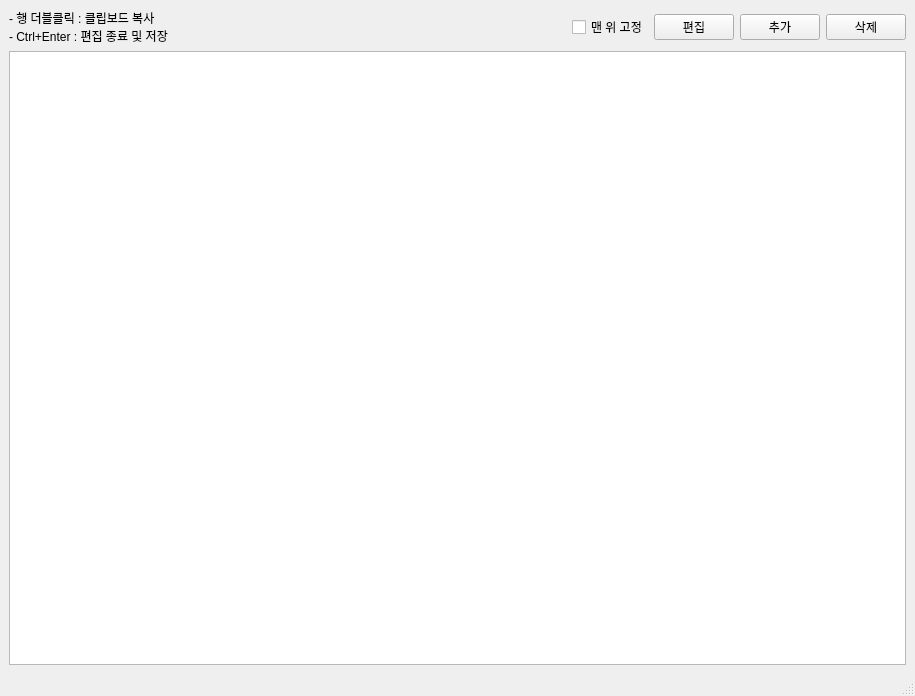
<?xml version="1.0" encoding="UTF-8"?>
<ui version="4.0">
 <class>View</class>
 <widget class="QMainWindow" name="View">
  <property name="geometry">
   <rect>
    <x>0</x>
    <y>0</y>
    <width>915</width>
    <height>696</height>
   </rect>
  </property>
  <property name="sizePolicy">
   <sizepolicy hsizetype="Expanding" vsizetype="Expanding">
    <horstretch>0</horstretch>
    <verstretch>0</verstretch>
   </sizepolicy>
  </property>
  <property name="minimumSize">
   <size>
    <width>0</width>
    <height>0</height>
   </size>
  </property>
  <property name="focusPolicy">
   <enum>Qt::FocusPolicy::NoFocus</enum>
  </property>
  <property name="windowTitle">
   <string>View</string>
  </property>
  <widget class="QWidget" name="centralwidget">
   <property name="sizePolicy">
    <sizepolicy hsizetype="Expanding" vsizetype="Expanding">
     <horstretch>0</horstretch>
     <verstretch>0</verstretch>
    </sizepolicy>
   </property>
   <layout class="QVBoxLayout" name="verticalLayout">
    <item>
     <layout class="QHBoxLayout" name="horizontalLayout_2">
      <item>
       <widget class="QLabel" name="label">
        <property name="text">
         <string>- 행 더블클릭 : 클립보드 복사
- Ctrl+Enter : 편집 종료 및 저장</string>
        </property>
       </widget>
      </item>
      <item>
       <spacer name="horizontalSpacer">
        <property name="orientation">
         <enum>Qt::Orientation::Horizontal</enum>
        </property>
        <property name="sizeHint" stdset="0">
         <size>
          <width>40</width>
          <height>20</height>
         </size>
        </property>
       </spacer>
      </item>
      <item>
       <widget class="QCheckBox" name="chk_top">
        <property name="text">
         <string>맨 위 고정</string>
        </property>
       </widget>
      </item>
      <item>
       <layout class="QHBoxLayout" name="horizontalLayout">
        <property name="sizeConstraint">
         <enum>QLayout::SizeConstraint::SetDefaultConstraint</enum>
        </property>
        <item>
         <widget class="QPushButton" name="btn_editList">
          <property name="minimumSize">
           <size>
            <width>0</width>
            <height>0</height>
           </size>
          </property>
          <property name="text">
           <string>편집</string>
          </property>
         </widget>
        </item>
        <item>
         <widget class="QPushButton" name="btn_insertList">
          <property name="text">
           <string>추가</string>
          </property>
         </widget>
        </item>
        <item>
         <widget class="QPushButton" name="btn_deleteList">
          <property name="text">
           <string>삭제</string>
          </property>
         </widget>
        </item>
       </layout>
      </item>
     </layout>
    </item>
    <item>
     <widget class="QListWidget" name="grd_list">
      <property name="enabled">
       <bool>true</bool>
      </property>
      <property name="sizePolicy">
       <sizepolicy hsizetype="Expanding" vsizetype="Expanding">
        <horstretch>0</horstretch>
        <verstretch>0</verstretch>
       </sizepolicy>
      </property>
      <property name="minimumSize">
       <size>
        <width>100</width>
        <height>100</height>
       </size>
      </property>
      <property name="focusPolicy">
       <enum>Qt::FocusPolicy::NoFocus</enum>
      </property>
      <property name="styleSheet">
       <string notr="true"/>
      </property>
      <property name="lineWidth">
       <number>1</number>
      </property>
      <property name="verticalScrollBarPolicy">
       <enum>Qt::ScrollBarPolicy::ScrollBarAsNeeded</enum>
      </property>
      <property name="sizeAdjustPolicy">
       <enum>QAbstractScrollArea::SizeAdjustPolicy::AdjustIgnored</enum>
      </property>
      <property name="textElideMode">
       <enum>Qt::TextElideMode::ElideNone</enum>
      </property>
      <property name="resizeMode">
       <enum>QListView::ResizeMode::Adjust</enum>
      </property>
      <property name="wordWrap">
       <bool>true</bool>
      </property>
      <property name="itemAlignment">
       <set>Qt::AlignmentFlag::AlignLeading|Qt::AlignmentFlag::AlignLeft|Qt::AlignmentFlag::AlignTop</set>
      </property>
     </widget>
    </item>
   </layout>
  </widget>
  <widget class="QMenuBar" name="menubar">
   <property name="geometry">
    <rect>
     <x>0</x>
     <y>0</y>
     <width>915</width>
     <height>22</height>
    </rect>
   </property>
  </widget>
  <widget class="QStatusBar" name="statusbar">
   <property name="sizePolicy">
    <sizepolicy hsizetype="Expanding" vsizetype="Expanding">
     <horstretch>0</horstretch>
     <verstretch>0</verstretch>
    </sizepolicy>
   </property>
  </widget>
 </widget>
 <resources/>
 <connections/>
</ui>
